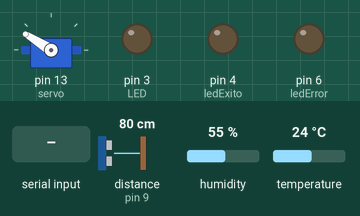
This sketch was run on a simulated Arduino Uno, built with avr-gcc and run on an emulated ATmega328P. Parts: servo, output pins drawn as LEDs (lit = HIGH). Wiring (inferred from the names in the program): ultrasonic range finder: trigger pin 8; echo pin 9. The inputs (shaded band) are chosen by the test bench; at power-on: distance to the obstacle (sensor on pin 9) 80 cm, humidity 55 %, temperature 24 °C. The echo pulse lasts 58.3 µs per cm; pins used as bus, display or sensor lines are not drawn; what the sketch prints to the serial monitor is not drawn.

Above: at 1.2 s.
1.3 s: "RM:\n" received over the second serial link
At 4.4 s:
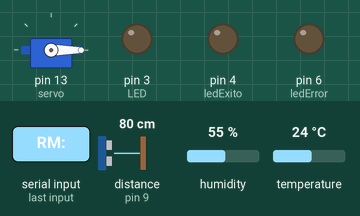
9.5 s: "RM:90\n" received over the second serial link
At 11.4 s:
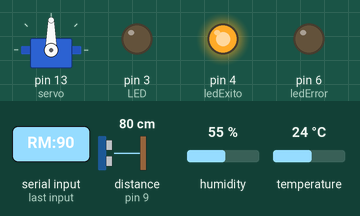
18.1 s: "RM:,45\n" received over the second serial link
At 18.6 s:
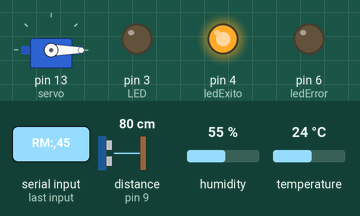
Timing chart, 0 to 32.7 s (numbered marks = the images above; inputs shaded):
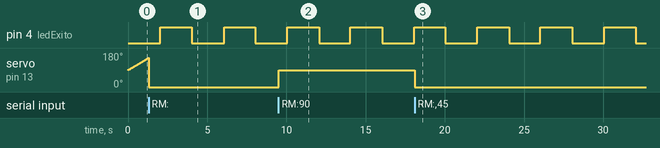

Measured:
- after the input at 9.5 s, servo on pin 13 (servo): 0° → 90° at once
- after the input at 18.1 s, servo on pin 13 (servo): 90° → 0° at once
- by itself, pin 4 (ledExito): alternates HIGH for 2.0 s and LOW for 2.0 s

The sketch:

media_temp_satelite.ino
```cpp
#include <Servo.h>
#include <SoftwareSerial.h>
#include <DHT.h>

// ----- PINES -----
const int TRIG = 8;
const int ECO = 9;
const int LED = 3;
const int ledExito = 4;
const int ledError = 6;
const int BUZZER = 7;
const int DHTPIN = 2;
const int DHTTYPE = DHT11;

// ----- INTERVALOS -----
const unsigned long INTERVALO_SERVO = 20;
const unsigned long INTERVALO_DIST = 80;
const unsigned long INTERVALO_TEMP = 3000;
const unsigned long INTERVALO_HUM = 3000;
const unsigned long INTERVALO_ENVIO = 2000; // envío LoRa
const unsigned long INTERVALO_LED = 500;

// ----- VARIABLES -----
unsigned long tiempoServo = 0;
unsigned long tiempoDist = 0;
unsigned long tiempoTemp = 0;
unsigned long tiempoHum = 0;
unsigned long tiempoEnvio = 0;
unsigned long tiempoLedExito = 0;
unsigned long tiempoLedError = 0;
float bufferTemp[10];
int idxTemp = 0;
bool bufferLleno = false;
bool modoMedia = false;


int anguloActual = 90;
int direccion = 1;
int contador=0;
const int incremento = 1;

float DISTANCIA = 0;
float TEMPERATURA = 0;
float HUMEDAD = 0;

bool ISNANT = false;
bool ISNANH = false;

bool leertemperatura = true;
bool leerhumedad = true;
bool leerdistancia = true;
bool radarmanual = false;

Servo servo;
DHT dht(DHTPIN, DHTTYPE);
SoftwareSerial LoRaSerial(10, 11); // RX, TX

int numeroEnvio = 1;

// ----- SETUP -----
void setup() {
    servo.attach(13);
    servo.write(anguloActual);

    pinMode(TRIG, OUTPUT);
    pinMode(ECO, INPUT);
    pinMode(LED, OUTPUT);
    pinMode(ledExito, OUTPUT);
    pinMode(ledError, OUTPUT);
    pinMode(BUZZER, OUTPUT);
    digitalWrite(BUZZER, LOW);

    Serial.begin(9600);
    LoRaSerial.begin(9600);

    dht.begin();
    Serial.println("SATÉLITE listo para enviar datos por LoRa...");
}

// ----- LOOP -----
void loop() {
    unsigned long ahora = millis();

    // -------------------
    // Lectura de comandos por LoRa
    // -------------------
    if (LoRaSerial.available()) {
        static String mensaje = "";
        char c = LoRaSerial.read();
        if (c == '\n') {
            mensaje.trim();
            procesarComando(mensaje);
            mensaje = "";
        } else {
            mensaje += c;
        }
    }

    // -------------------
    // Lectura de temperatura
    // -------------------
    if (leertemperatura && ahora - tiempoTemp >= INTERVALO_TEMP) {
        tiempoTemp = ahora;
        float t = dht.readTemperature();
        if (isnan(t)) {
            ISNANT = true;
            LoRaSerial.println("1!");
        } else {
            TEMPERATURA = t;
            ISNANT = false;
            if (modoMedia) {
            bufferTemp[idxTemp] = TEMPERATURA;
            idxTemp++;
            if (idxTemp >= 10) {
                idxTemp = 0;
                bufferLleno = true;
            }
            }


        }
    }

    // -------------------
    // Lectura de humedad
    // -------------------
    if (leerhumedad && ahora - tiempoHum >= INTERVALO_HUM) {
        tiempoHum = ahora;
        float h = dht.readHumidity();
        if (isnan(h)) {
            ISNANH = true;
            LoRaSerial.println("2!");
        } else {
            HUMEDAD = h;
            ISNANH = false;
        }
    }

    // -------------------
    // LED de error y buzzer
    // -------------------
    if (ISNANT && ISNANH) {
        parpadeoLed(ledError, tiempoLedError, ahora);
        digitalWrite(ledExito, LOW);
        tone(BUZZER, 1000);
        contador= contador +1;
    } else {
        noTone(BUZZER);
        digitalWrite (ledError, LOW);
        contador=0;
    }
    if (contador>=3){
        LoRaSerial.println("1!2");
    }
    // -------------------
    // Movimiento suave del servo
    // -------------------
    if (!radarmanual && leerdistancia && ahora - tiempoServo >= INTERVALO_SERVO) {
        tiempoServo = ahora;
        anguloActual += incremento * direccion;
        if (anguloActual >= 180) direccion = -1;
        else if (anguloActual <= 0) direccion = 1;
        servo.write(anguloActual);
    }

    // -------------------
    // Medición de distancia ultrasónica
    // -------------------
    if (leerdistancia && ahora - tiempoDist >= INTERVALO_DIST) {
        tiempoDist = ahora;
        DISTANCIA = medirDistancia();
        if (DISTANCIA < 0) DISTANCIA = 0; // evitar -1
    }

    // -------------------
    // Envío de datos por LoRa cada INTERVALO_ENVIO
    // -------------------
    if (ahora - tiempoEnvio >= INTERVALO_ENVIO) {
        tiempoEnvio = ahora;

        String mensaje = "#:" + String(numeroEnvio) +
                         " 1:" + String(TEMPERATURA,1) +
                         " 2:" + String(HUMEDAD,1) +
                         " 3:" + String(DISTANCIA,1) +
                         " 4:" + String(anguloActual);

        if (modoMedia && bufferLleno) {
        float suma = 0;
        for (int i = 0; i < 10; i++) suma += bufferTemp[i];
        float media = suma / 10.0;
        mensaje += " 5:" + String(media,1);  // media de las últimas 10 temperaturas
        }

        LoRaSerial.println(mensaje);


        // LED de envío exitoso
        if (!ISNANT && !ISNANH)
        parpadeoLed(ledExito, tiempoLedExito, ahora);

        numeroEnvio++;
    }

}

// ----- FUNCIONES -----
float medirDistancia() {
    digitalWrite(TRIG, LOW);
    delayMicroseconds(2);
    digitalWrite(TRIG, HIGH);
    delayMicroseconds(10);
    digitalWrite(TRIG, LOW);

    unsigned long duracion = pulseIn(ECO, HIGH, 30000UL);
    if (duracion == 0) return -1.0;
    return duracion / 58.2;
}

void parpadeoLed(int ledPin, unsigned long &marca, unsigned long ahora) {
    if (ahora - marca >= 300) {
        marca = ahora;
        digitalWrite(ledPin, !digitalRead(ledPin));
    }
}

void procesarComando(String cmd) {
    cmd.trim();
    // Comandos existentes (parar y reanudar lecturas)
    if (cmd.indexOf("S1") >= 0)
        leertemperatura = false;
    else if (cmd.indexOf("S2") >= 0)
        leerhumedad = false;
    else if (cmd.indexOf("S3") >= 0)
        leerdistancia = false;
    else if (cmd.indexOf("R1") >= 0)
        leertemperatura = true;
    else if (cmd.indexOf("R2") >= 0)
        leerhumedad = true;
    else if (cmd.indexOf("R3") >= 0)
        leerdistancia = true;
    // Radar Manual
    else if (cmd.startsWith("RM:")) {
        radarmanual = true;
        int ang = cmd.substring(3).toInt();
        if (ang < 0) ang = 0;
        if (ang > 180) ang = 180;
        servo.write(ang);
        anguloActual = ang;
    }

    // Comando para iniciar cálculo de media
    if (cmd == "IniciarT_ARDUINO") {
        leertemperatura = true;
        modoMedia = true;  // Activar el modo de media
        idxTemp = 0;  // Reiniciar el índice
        bufferLleno = false;  // Resetear el estado del buffer
    }

    // Comando para parar cálculo de media
    if (cmd == "PararT_ARDUINO") {
        leertemperatura = false;
        modoMedia = false;  // Desactivar el modo de media
    }
}
```
